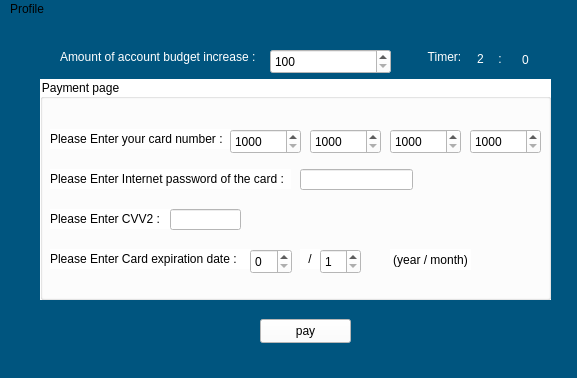
<?xml version="1.0" encoding="UTF-8"?>
<ui version="4.0">
 <class>Increase_Budget</class>
 <widget class="QMainWindow" name="Increase_Budget">
  <property name="geometry">
   <rect>
    <x>0</x>
    <y>0</y>
    <width>577</width>
    <height>378</height>
   </rect>
  </property>
  <property name="minimumSize">
   <size>
    <width>577</width>
    <height>378</height>
   </size>
  </property>
  <property name="maximumSize">
   <size>
    <width>577</width>
    <height>378</height>
   </size>
  </property>
  <property name="windowTitle">
   <string>MainWindow</string>
  </property>
  <property name="styleSheet">
   <string notr="true">background-color: rgb(0, 85, 127);

</string>
  </property>
  <widget class="QWidget" name="centralwidget">
   <widget class="QGroupBox" name="groupBox">
    <property name="geometry">
     <rect>
      <x>40</x>
      <y>60</y>
      <width>511</width>
      <height>221</height>
     </rect>
    </property>
    <property name="styleSheet">
     <string notr="true">background-color: rgb(255, 255, 255);</string>
    </property>
    <property name="title">
     <string>Payment page</string>
    </property>
    <widget class="QLabel" name="label">
     <property name="geometry">
      <rect>
       <x>10</x>
       <y>50</y>
       <width>181</width>
       <height>20</height>
      </rect>
     </property>
     <property name="styleSheet">
      <string notr="true">font: 600 9pt &quot;Segoe UI&quot;;</string>
     </property>
     <property name="text">
      <string>Please Enter your card number :</string>
     </property>
    </widget>
    <widget class="QLabel" name="label_2">
     <property name="geometry">
      <rect>
       <x>10</x>
       <y>90</y>
       <width>241</width>
       <height>20</height>
      </rect>
     </property>
     <property name="styleSheet">
      <string notr="true">font: 600 9pt &quot;Segoe UI&quot;;</string>
     </property>
     <property name="text">
      <string>Please Enter Internet password of the card :</string>
     </property>
    </widget>
    <widget class="QLabel" name="label_3">
     <property name="geometry">
      <rect>
       <x>10</x>
       <y>130</y>
       <width>131</width>
       <height>20</height>
      </rect>
     </property>
     <property name="styleSheet">
      <string notr="true">font: 600 9pt &quot;Segoe UI&quot;;</string>
     </property>
     <property name="text">
      <string>Please Enter CVV2 :</string>
     </property>
    </widget>
    <widget class="QLabel" name="label_4">
     <property name="geometry">
      <rect>
       <x>10</x>
       <y>170</y>
       <width>201</width>
       <height>20</height>
      </rect>
     </property>
     <property name="styleSheet">
      <string notr="true">font: 600 9pt &quot;Segoe UI&quot;;</string>
     </property>
     <property name="text">
      <string>Please Enter Card expiration date :</string>
     </property>
    </widget>
    <widget class="QLabel" name="label_5">
     <property name="geometry">
      <rect>
       <x>260</x>
       <y>170</y>
       <width>20</width>
       <height>20</height>
      </rect>
     </property>
     <property name="styleSheet">
      <string notr="true">font: 700 9pt &quot;Segoe UI&quot;;</string>
     </property>
     <property name="text">
      <string>/</string>
     </property>
     <property name="alignment">
      <set>Qt::AlignCenter</set>
     </property>
    </widget>
    <widget class="QLabel" name="label_6">
     <property name="geometry">
      <rect>
       <x>350</x>
       <y>170</y>
       <width>81</width>
       <height>21</height>
      </rect>
     </property>
     <property name="text">
      <string>(year / month)</string>
     </property>
     <property name="alignment">
      <set>Qt::AlignCenter</set>
     </property>
    </widget>
    <widget class="QSpinBox" name="spinBox">
     <property name="geometry">
      <rect>
       <x>280</x>
       <y>170</y>
       <width>41</width>
       <height>25</height>
      </rect>
     </property>
     <property name="layoutDirection">
      <enum>Qt::LeftToRight</enum>
     </property>
     <property name="minimum">
      <number>1</number>
     </property>
     <property name="maximum">
      <number>12</number>
     </property>
    </widget>
    <widget class="QSpinBox" name="spinBox_2">
     <property name="geometry">
      <rect>
       <x>210</x>
       <y>170</y>
       <width>42</width>
       <height>25</height>
      </rect>
     </property>
    </widget>
    <widget class="QSpinBox" name="spinBox_part1">
     <property name="geometry">
      <rect>
       <x>190</x>
       <y>50</y>
       <width>71</width>
       <height>25</height>
      </rect>
     </property>
     <property name="minimum">
      <number>1000</number>
     </property>
     <property name="maximum">
      <number>9999</number>
     </property>
    </widget>
    <widget class="QSpinBox" name="spinBox_part2">
     <property name="geometry">
      <rect>
       <x>270</x>
       <y>50</y>
       <width>71</width>
       <height>25</height>
      </rect>
     </property>
     <property name="minimum">
      <number>1000</number>
     </property>
     <property name="maximum">
      <number>9999</number>
     </property>
    </widget>
    <widget class="QSpinBox" name="spinBox_part3">
     <property name="geometry">
      <rect>
       <x>350</x>
       <y>50</y>
       <width>71</width>
       <height>25</height>
      </rect>
     </property>
     <property name="minimum">
      <number>1000</number>
     </property>
     <property name="maximum">
      <number>9999</number>
     </property>
    </widget>
    <widget class="QSpinBox" name="spinBox_part4">
     <property name="geometry">
      <rect>
       <x>430</x>
       <y>50</y>
       <width>71</width>
       <height>25</height>
      </rect>
     </property>
     <property name="minimum">
      <number>1000</number>
     </property>
     <property name="maximum">
      <number>9999</number>
     </property>
    </widget>
    <widget class="QLineEdit" name="lineEdit">
     <property name="geometry">
      <rect>
       <x>260</x>
       <y>90</y>
       <width>113</width>
       <height>21</height>
      </rect>
     </property>
     <property name="maxLength">
      <number>15</number>
     </property>
     <property name="echoMode">
      <enum>QLineEdit::Password</enum>
     </property>
    </widget>
    <widget class="QLineEdit" name="lineEdit_2">
     <property name="geometry">
      <rect>
       <x>130</x>
       <y>130</y>
       <width>71</width>
       <height>21</height>
      </rect>
     </property>
     <property name="maxLength">
      <number>4</number>
     </property>
     <property name="echoMode">
      <enum>QLineEdit::Password</enum>
     </property>
    </widget>
   </widget>
   <widget class="QLabel" name="label_second">
    <property name="geometry">
     <rect>
      <x>510</x>
      <y>30</y>
      <width>31</width>
      <height>21</height>
     </rect>
    </property>
    <property name="styleSheet">
     <string notr="true">color: rgb(255, 255, 255);</string>
    </property>
    <property name="text">
     <string>0</string>
    </property>
    <property name="alignment">
     <set>Qt::AlignCenter</set>
    </property>
   </widget>
   <widget class="QLabel" name="label_7">
    <property name="geometry">
     <rect>
      <x>420</x>
      <y>30</y>
      <width>49</width>
      <height>16</height>
     </rect>
    </property>
    <property name="styleSheet">
     <string notr="true">font: 600 9pt &quot;Segoe UI&quot;;
color: rgb(255, 255, 255);</string>
    </property>
    <property name="text">
     <string>Timer:</string>
    </property>
    <property name="alignment">
     <set>Qt::AlignCenter</set>
    </property>
   </widget>
   <widget class="QLabel" name="label_8">
    <property name="geometry">
     <rect>
      <x>490</x>
      <y>30</y>
      <width>20</width>
      <height>20</height>
     </rect>
    </property>
    <property name="styleSheet">
     <string notr="true">color: rgb(255, 255, 255);</string>
    </property>
    <property name="text">
     <string>:</string>
    </property>
    <property name="alignment">
     <set>Qt::AlignCenter</set>
    </property>
   </widget>
   <widget class="QLabel" name="label_minute">
    <property name="geometry">
     <rect>
      <x>470</x>
      <y>30</y>
      <width>21</width>
      <height>20</height>
     </rect>
    </property>
    <property name="styleSheet">
     <string notr="true">color: rgb(255, 255, 255);</string>
    </property>
    <property name="text">
     <string>2</string>
    </property>
    <property name="alignment">
     <set>Qt::AlignCenter</set>
    </property>
   </widget>
   <widget class="QLabel" name="label_9">
    <property name="geometry">
     <rect>
      <x>60</x>
      <y>30</y>
      <width>211</width>
      <height>16</height>
     </rect>
    </property>
    <property name="styleSheet">
     <string notr="true">font: 600 9pt &quot;Segoe UI&quot;;
color: rgb(255, 255, 255);</string>
    </property>
    <property name="text">
     <string>Amount of account budget increase :</string>
    </property>
   </widget>
   <widget class="QPushButton" name="pushButton">
    <property name="geometry">
     <rect>
      <x>260</x>
      <y>300</y>
      <width>91</width>
      <height>24</height>
     </rect>
    </property>
    <property name="styleSheet">
     <string notr="true">background-color: rgb(255, 255, 255);</string>
    </property>
    <property name="text">
     <string>pay</string>
    </property>
   </widget>
   <widget class="QSpinBox" name="spinBox_budget">
    <property name="geometry">
     <rect>
      <x>270</x>
      <y>30</y>
      <width>121</width>
      <height>25</height>
     </rect>
    </property>
    <property name="styleSheet">
     <string notr="true">background-color: rgb(255, 255, 255);</string>
    </property>
    <property name="minimum">
     <number>100</number>
    </property>
    <property name="maximum">
     <number>99999999</number>
    </property>
   </widget>
  </widget>
  <widget class="QMenuBar" name="menubar">
   <property name="geometry">
    <rect>
     <x>0</x>
     <y>0</y>
     <width>577</width>
     <height>21</height>
    </rect>
   </property>
   <widget class="QMenu" name="menuProfile">
    <property name="title">
     <string>Profile</string>
    </property>
    <addaction name="actionBack"/>
   </widget>
   <addaction name="menuProfile"/>
  </widget>
  <widget class="QStatusBar" name="statusbar"/>
  <action name="actionBack">
   <property name="text">
    <string>Back</string>
   </property>
  </action>
 </widget>
 <resources/>
 <connections/>
</ui>
